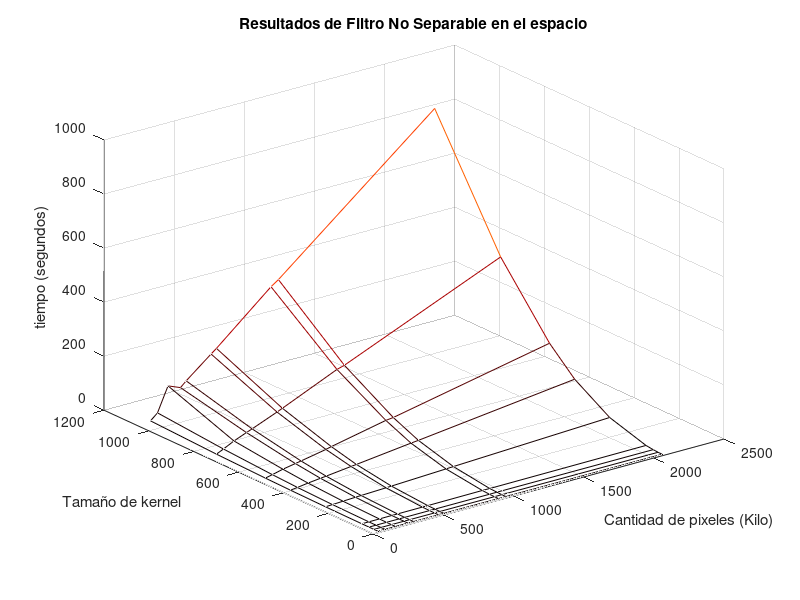
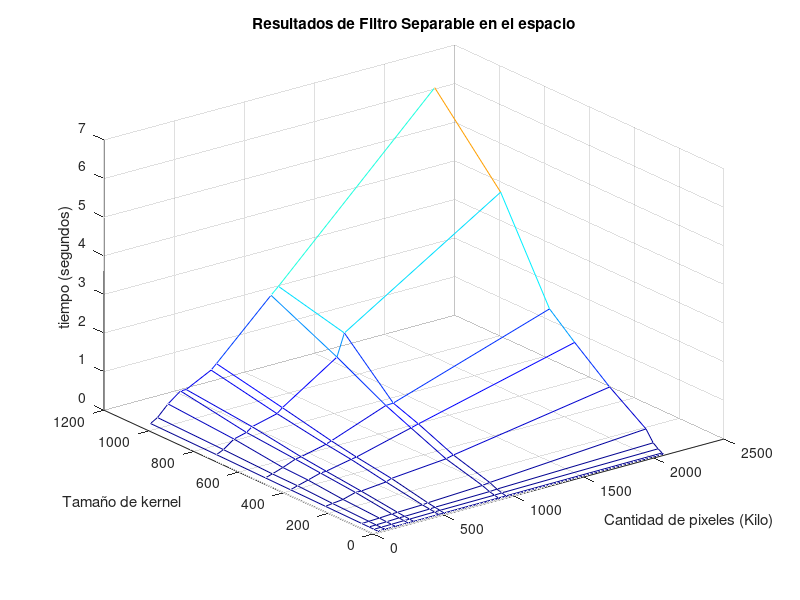
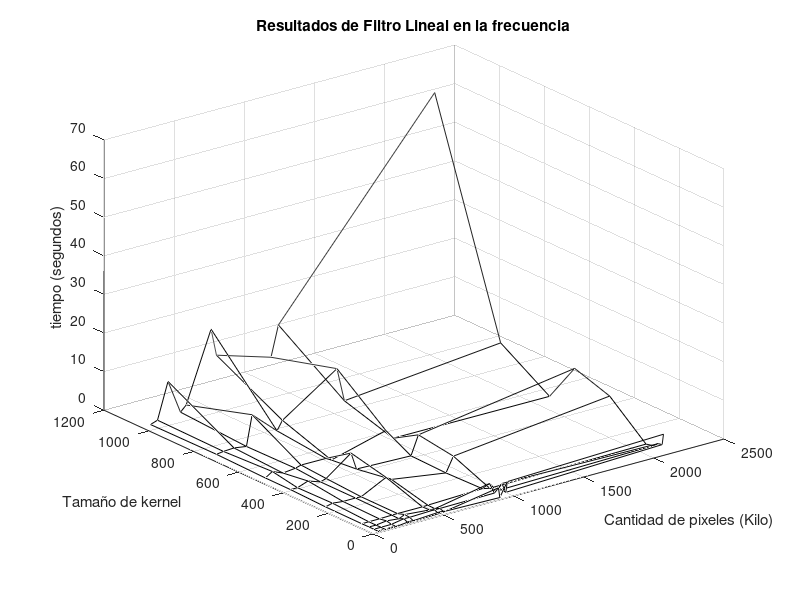
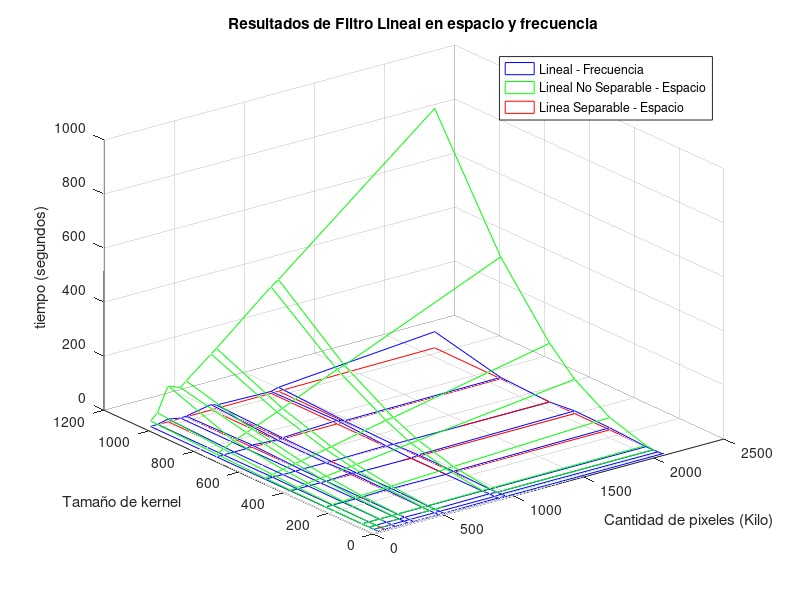

MATLAB code for these plots, in order:
t_pixels =[48400 98304 173280 262144 302570 480000 518400 907148 960000 2073600];
kernel_size= [3 9 27 49 81 243 399 511 729 1023];

t_pixels=t_pixels ./1000;

res= load("resultados.csv");

#Orden de las tablas en el archivo Resultados
#Cada 11 filas resultados de un filtro diferente
#Orden de los resultados
#Separable lineal en el espacio
#No Separable lineal en el espacio
#Lineal en la frecuencia
#Gaussiano en el espacio
#Gaussiano en la frecuencia
#

SLS= res(2:11,2:11);
NSLS= res(13:22,2:11);
LF= res(24:33,2:11);
GS= res(35:44,2:11);
GF=res(46:55,2:11);

figure(1);
colormap(hot);
mesh(t_pixels,kernel_size,NSLS);

xlabel("Cantidad de pixeles (Kilo)");
ylabel ("Tamaño de kernel");
zlabel ("tiempo (segundos)");
hidden('off');
title("Resultados de Filtro No Separable en el espacio")


figure(2);
colormap(jet);
mesh(t_pixels,kernel_size,SLS);
xlabel("Cantidad de pixeles (Kilo)");
ylabel ("Tamaño de kernel");
zlabel ("tiempo (segundos)");
hidden('off');
title("Resultados de Filtro Separable en el espacio")

figure(3);
colormap(gray);
mesh(t_pixels,kernel_size,LF);
xlabel("Cantidad de pixeles (Kilo)");
ylabel ("Tamaño de kernel");
zlabel ("tiempo (segundos)");
hidden('off');
title("Resultados de Filtro Lineal en la frecuencia")

figure(4);
# Linear - Frequency
h1 = mesh(t_pixels,kernel_size,LF, "facecolor", "none", "edgecolor", "b");
hold on;
# Non Separable Linear - Space
h2 = mesh(t_pixels,kernel_size,NSLS, "facecolor", "none", "edgecolor", "g");
hold on;
# Separable Linear - Space
h3 = mesh(t_pixels,kernel_size,SLS, "facecolor", "none", "edgecolor", "r");
# Legend
legend([h1,h2,h3], {"Lineal - Frecuencia", "Lineal No Separable - Espacio", "Linea Separable - Espacio"});
xlabel("Cantidad de pixeles (Kilo)");
ylabel ("Tamaño de kernel");
zlabel ("tiempo (segundos)");
hidden('off');
title("Resultados de Filtro Lineal en espacio y frecuencia")
